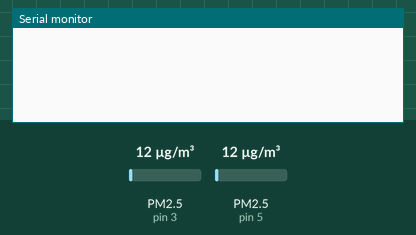
The sketch below on a simulated Arduino Uno, built with avr-gcc and run on an emulated ATmega328P. On the bench: the last lines printed to the serial monitor. Wiring (inferred from the names in the program): 2 × dust sensor: data pin 3 / data pin 5. The inputs (shaded band) are chosen by the test bench; at power-on: PM2.5 (sensors on pin 5, pin 3) 12 µg/m³.

Above: at 1.2 s.
1.3 s: PM2.5 (sensor on pin 5) set to 75 µg/m³
At 3.5 s:
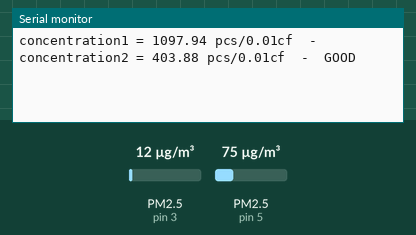
4.3 s: PM2.5 (sensor on pin 5) set to 6 µg/m³
At 7.1 s:
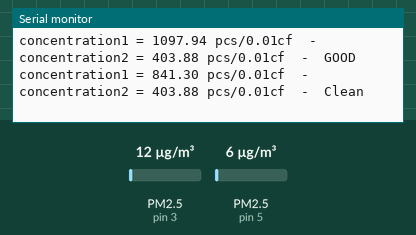
7.3 s: PM2.5 (sensor on pin 3) set to 6 µg/m³
8.8 s: PM2.5 (sensor on pin 3) set to 75 µg/m³
At 10.8 s:
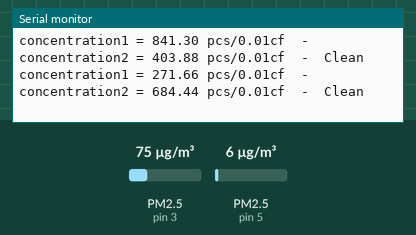

The sketch:

airsensor.ino
```cpp
// #include <LiquidCrystal.h>
//LiquidCrystal lcd(8, 9, 4, 5, 6, 7);

int pin2 = 3;
int pin1 = 5;
unsigned long duration1;
unsigned long duration2;

unsigned long starttime;
unsigned long sampletime_ms = 3000;//sampe 1s ;
unsigned long lowpulseoccupancy1 = 0;
unsigned long lowpulseoccupancy2 = 0;
float ratio1 = 0;
float ratio2 = 0;
float concentration1 = 0;
float concentration2 = 0;

void setup() {
  Serial.begin(9600);
  pinMode(2,INPUT);
  pinMode(3,INPUT);
  starttime = millis();//get the current time;
}

void loop() {
  duration1 = pulseIn(pin1, LOW);
  duration2 = pulseIn(pin2, LOW);
  lowpulseoccupancy1 = lowpulseoccupancy1+duration1;
  lowpulseoccupancy2 = lowpulseoccupancy2+duration2;


  if ((millis()-starttime) > sampletime_ms)//if the sampel time == 30s
  {
    ratio1 = lowpulseoccupancy1/(sampletime_ms*10.0);  // Integer percentage 0=>100
    concentration1 = 1.1*pow(ratio1,3)-3.8*pow(ratio1,2)+520*ratio1+0.62; // using spec sheet curve

    ratio2 = lowpulseoccupancy2/(sampletime_ms*10.0);  // Integer percentage 0=>100
    concentration2 = 1.1*pow(ratio2,3)-3.8*pow(ratio2,2)+520*ratio2+0.62; //

    Serial.print("concentration1 = ");
    Serial.print(concentration1);
    Serial.print(" pcs/0.01cf  -  ");

    Serial.print("concentration2 = ");
    Serial.print(concentration2);
    Serial.print(" pcs/0.01cf  -  ");


    if (concentration1 < 1000) {
     Serial.println("Clean");
    }
    if (concentration1 > 1000 && concentration1 < 10000) {
     Serial.println("GOOD");
    }
    if (concentration1 > 10000 && concentration1 < 20000) {
      Serial.println("ACCEPTABLE");
    }
    if (concentration1 > 20000 && concentration1 < 50000) {
      Serial.println("HEAVY");
    }
    if (concentration1 > 50000 ) {
      Serial.println("Hazard");
    }
    lowpulseoccupancy1 = 0;
    lowpulseoccupancy2 = 0;
    starttime = millis();
  }
}
```

Measured:
- after the input at 1.3 s, the serial monitor: prints a new line after 1.9 s (image 1)
- after the input at 4.3 s, the serial monitor: prints a new line after 2.1 s (image 2)
- after the input at 8.8 s, the serial monitor: prints a new line after 0.80 s (image 3)
